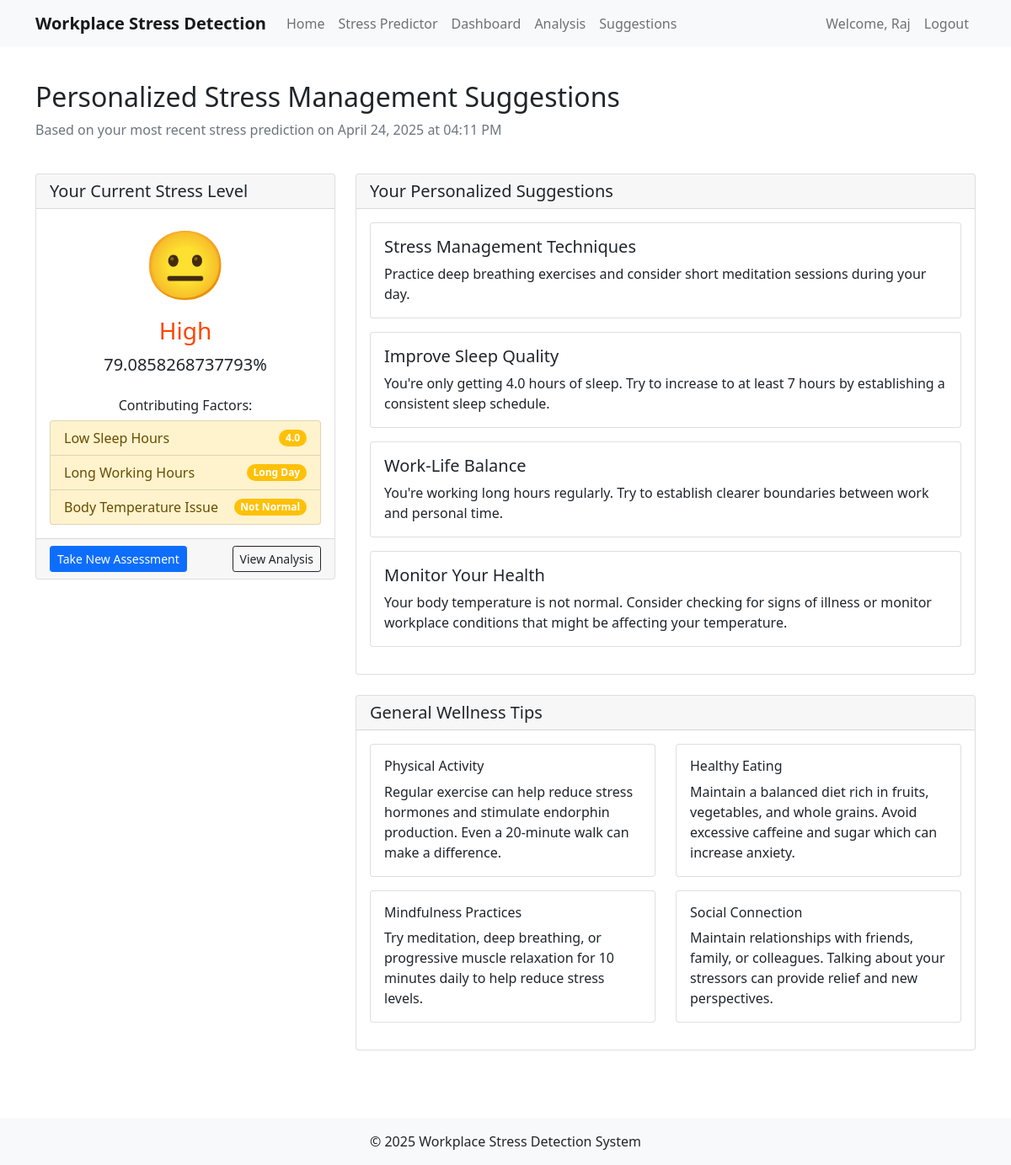
/suggestions (signed in), run on the app's committed database.
### app.py (models this page shows)
class User(UserMixin, db.Model):
    id = db.Column(db.Integer, primary_key=True)
    username = db.Column(db.String(100), unique=True, nullable=False)
    email = db.Column(db.String(100), unique=True, nullable=False)
    password = db.Column(db.String(200), nullable=False)
    is_admin = db.Column(db.Boolean, default=False)
    date_joined = db.Column(db.DateTime, default=datetime.utcnow)
    stress_records = db.relationship('StressRecord', backref='user', lazy=True)

class StressRecord(db.Model):
    id = db.Column(db.Integer, primary_key=True)
    user_id = db.Column(db.Integer, db.ForeignKey('user.id'), nullable=False)
    date = db.Column(db.DateTime, default=datetime.utcnow)
    sleep_hours = db.Column(db.Float, nullable=False)
    body_temperature = db.Column(db.String(50), nullable=False)
    noise_levels = db.Column(db.String(50), nullable=False)
    working_hours = db.Column(db.String(50), nullable=False)
    working_area_temperature = db.Column(db.String(50), nullable=False)
    workload = db.Column(db.String(50), nullable=False)
    type_of_work = db.Column(db.String(50), nullable=False)
    working_shift = db.Column(db.String(50), nullable=False)
    stress_level = db.Column(db.String(50), nullable=False)
    stress_percentage = db.Column(db.Float, nullable=False)
    model_version = db.Column(db.String(50), nullable=True, default="improved")  # Made nullable for compatibility

### app.py (the view)
@app.route('/suggestions')
@login_required
def suggestions():
    latest_record = StressRecord.query.filter_by(user_id=current_user.id).order_by(StressRecord.date.desc()).first()
    if not latest_record:
        flash("No stress records found. Please complete a stress prediction first.", "info")
        return redirect(url_for('stress_predictor'))
    suggestions = get_suggestions(latest_record)
    return render_template('suggestions.html',
                           record=latest_record,
                           suggestions=suggestions)

### app.py (called while the page is built)
@login_manager.user_loader
def load_user(user_id):
    return User.query.get(int(user_id))

@app.context_processor
def inject_year():
    return {'current_year': datetime.now().year}

### templates/suggestions.html (shortened to what this page needs)
{% extends "layout.html" %}
{% block content %}
<div class="container py-4">
    <div class="row mb-4">
        <div class="col">
            <h2>Personalized Stress Management Suggestions</h2>
            <p class="text-muted">Based on your most recent stress prediction on {{ record.date.strftime('%B %d, %Y at %I:%M %p') }}</p>
        </div>
    </div>
    <div class="row mb-4">
        <div class="col-lg-4">
            <div class="card">
                <div class="card-header">
                    <h5 class="mb-0">Your Current Stress Level</h5>
                </div>
                <div class="card-body text-center">
                    <div class="display-1 mb-3
                        {% if record.stress_level == 'Low' %}stress-low
                        {% elif record.stress_level == 'Medium' %}stress-medium
                        {% elif record.stress_level == 'High' %}stress-high
                        {% else %}stress-extreme{% endif %}">
                        {% if record.stress_level == 'Low' %}😊
                        {% elif record.stress_level == 'Medium' %}🙂
                        {% elif record.stress_level == 'High' %}😐
                        {% else %}😨{% endif %}
                    </div>
                    <h3 class="
                        {% if record.stress_level == 'Low' %}stress-low
                        {% elif record.stress_level == 'Medium' %}stress-medium
                        {% elif record.stress_level == 'High' %}stress-high
                        {% else %}stress-extreme{% endif %}">
                        {{ record.stress_level }}
                    </h3>
                    <p class="lead">{{ record.stress_percentage }}%</p>
                    <div class="mt-4">
                        <h6>Contributing Factors:</h6>
                        <ul class="list-group">
                            {% if record.sleep_hours < 6 %}
                            <li class="list-group-item list-group-item-warning d-flex justify-content-between align-items-center">
                                Low Sleep Hours
                                <span class="badge bg-warning rounded-pill">{{ record.sleep_hours }}</span>
                            </li>
                            {% endif %}
                            {% if record.working_hours in ['Long Day', 'Extreme Overtime'] %}
                            <li class="list-group-item list-group-item-warning d-flex justify-content-between align-items-center">
                                Long Working Hours
                                <span class="badge bg-warning rounded-pill">{{ record.working_hours }}</span>
                            </li>
                            {% endif %}
                            {% if record.body_temperature == 'Not Normal' %}
                            <li class="list-group-item list-group-item-warning d-flex justify-content-between align-items-center">
                                Body Temperature Issue
                                <span class="badge bg-warning rounded-pill">{{ record.body_temperature }}</span>
                            </li>
                            {% endif %}
                        </ul>
                    </div>
                </div>
                <div class="card-footer">
                    <a href="{{ url_for('stress_predictor') }}" class="btn btn-primary btn-sm">
                        Take New Assessment
                    </a>
                    <a href="{{ url_for('analysis') }}" class="btn btn-outline-dark btn-sm float-end">
                        View Analysis
                    </a>
                </div>
            </div>
        </div>
        <div class="col-lg-8">
            <div class="card">
                <div class="card-header">
                    <h5 class="mb-0">Your Personalized Suggestions</h5>
                </div>
                <div class="card-body">
                    {% for suggestion in suggestions %}
                    <div class="card mb-3">
                        <div class="card-body">
                            <h5 class="card-title">{{ suggestion.title }}</h5>
                            <p class="card-text">{{ suggestion.content }}</p>
                        </div>
                    </div>
                    {% endfor %}
                </div>
            </div>
            <div class="card mt-4">
                <div class="card-header">
                    <h5 class="mb-0">General Wellness Tips</h5>
                </div>
                <div class="card-body">
                    <div class="row">
                        <div class="col-md-6">
                            <div class="card mb-3">
                                <div class="card-body">
                                    <h6 class="card-title">Physical Activity</h6>
                                    <p class="card-text">Regular exercise can help reduce stress hormones and stimulate endorphin production. Even a 20-minute walk can make a difference.</p>
                                </div>
                            </div>
                        </div>
                        <div class="col-md-6">
                            <div class="card mb-3">
                                <div class="card-body">
                                    <h6 class="card-title">Healthy Eating</h6>
                                    <p class="card-text">Maintain a balanced diet rich in fruits, vegetables, and whole grains. Avoid excessive caffeine and sugar which can increase anxiety.</p>
                                </div>
                            </div>
                        </div>
                        <div class="col-md-6">
                            <div class="card mb-3">
                                <div class="card-body">
                                    <h6 class="card-title">Mindfulness Practices</h6>
                                    <p class="card-text">Try meditation, deep breathing, or progressive muscle relaxation for 10 minutes daily to help reduce stress levels.</p>
                                </div>
                            </div>
                        </div>
                        <div class="col-md-6">
                            <div class="card mb-3">
                                <div class="card-body">
                                    <h6 class="card-title">Social Connection</h6>
                                    <p class="card-text">Maintain relationships with friends, family, or colleagues. Talking about your stressors can provide relief and new perspectives.</p>
                                </div>
                            </div>
                        </div>
                    </div>
                </div>
            </div>
        </div>
    </div>
</div>
{% endblock %}

### templates/layout.html (shortened to what this page needs)
<!DOCTYPE html>
<html lang="en">
<head>
    <link href="https://cdn.jsdelivr.net/npm/bootstrap@5.1.3/dist/css/bootstrap.min.css" rel="stylesheet">
</head>
<body>
    <nav class="navbar navbar-expand-lg navbar-light bg-light">
        <div class="container">
            <a class="navbar-brand" href="{{ url_for('home') }}">Workplace Stress Detection</a>
            <div class="collapse navbar-collapse" id="navbarNav">
                <ul class="navbar-nav me-auto mb-2 mb-lg-0">
                    <li class="nav-item">
                        <a class="nav-link" href="{{ url_for('home') }}">Home</a>
                    </li>
                    <li class="nav-item">
                        <a class="nav-link" href="{{ url_for('stress_predictor') }}">Stress Predictor</a>
                    </li>
                    {% if current_user.is_authenticated %}
                        {% if current_user.is_admin %}
                            <li class="nav-item">
                                <a class="nav-link" href="{{ url_for('admin_dashboard') }}">Admin Dashboard</a>
                            </li>
                        {% else %}
                            <li class="nav-item">
                                <a class="nav-link" href="{{ url_for('user_dashboard') }}">Dashboard</a>
                            </li>
                            <li class="nav-item">
                                <a class="nav-link" href="{{ url_for('analysis') }}">Analysis</a>
                            </li>
                            <li class="nav-item">
                                <a class="nav-link" href="{{ url_for('suggestions') }}">Suggestions</a>
                            </li>
                        {% endif %}
                    {% endif %}
                </ul>
                <ul class="navbar-nav">
                    {% if current_user.is_authenticated %}
                        <li class="nav-item">
                            <span class="nav-link">Welcome, {{ current_user.username }}</span>
                        </li>
                        <li class="nav-item">
                            <a class="nav-link" href="{{ url_for('logout') }}">Logout</a>
                        </li>
                    {% endif %}
                </ul>
            </div>
        </div>
    </nav>
    {% block content %}{% endblock %}
    <div class="footer">
        <div class="container">
            <p class="mb-0">&copy; {{ current_year }} Workplace Stress Detection System</p>
        </div>
    </div>
</body>
</html>

### templates/layout.html (style rules this page uses)
.navbar-brand { font-weight: bold; }
.footer { margin-top: 2rem; padding: 1rem 0; background-color: #f8f9fa; text-align: center; }
.stress-high { color: #ff4500; }

### data on the page
User: username "Raj"
StressRecord: date "April 24, 2025 at 04:11 PM", stress_level "High", stress_percentage "79.0858268737793", sleep_hours "4.0", working_hours "Long Day", body_temperature "Not Normal"

### other printed values
{{ suggestion.title }} "Stress Management Techniques" "Improve Sleep Quality" "Work-Life Balance" "Monitor Your Health"
{{ suggestion.content }} "Practice deep breathing exercises and consider short meditation sessions during your day." "You're only getting 4.0 hours of sleep. Try to increase to at least 7 hours by establishing a consistent sleep schedule." "You're working long hours regularly. Try to establish clearer boundaries between work and personal time." "Your body temperature is not normal. Consider checking for signs of illness or monitor workplace conditions that might be affecting your temperature."
